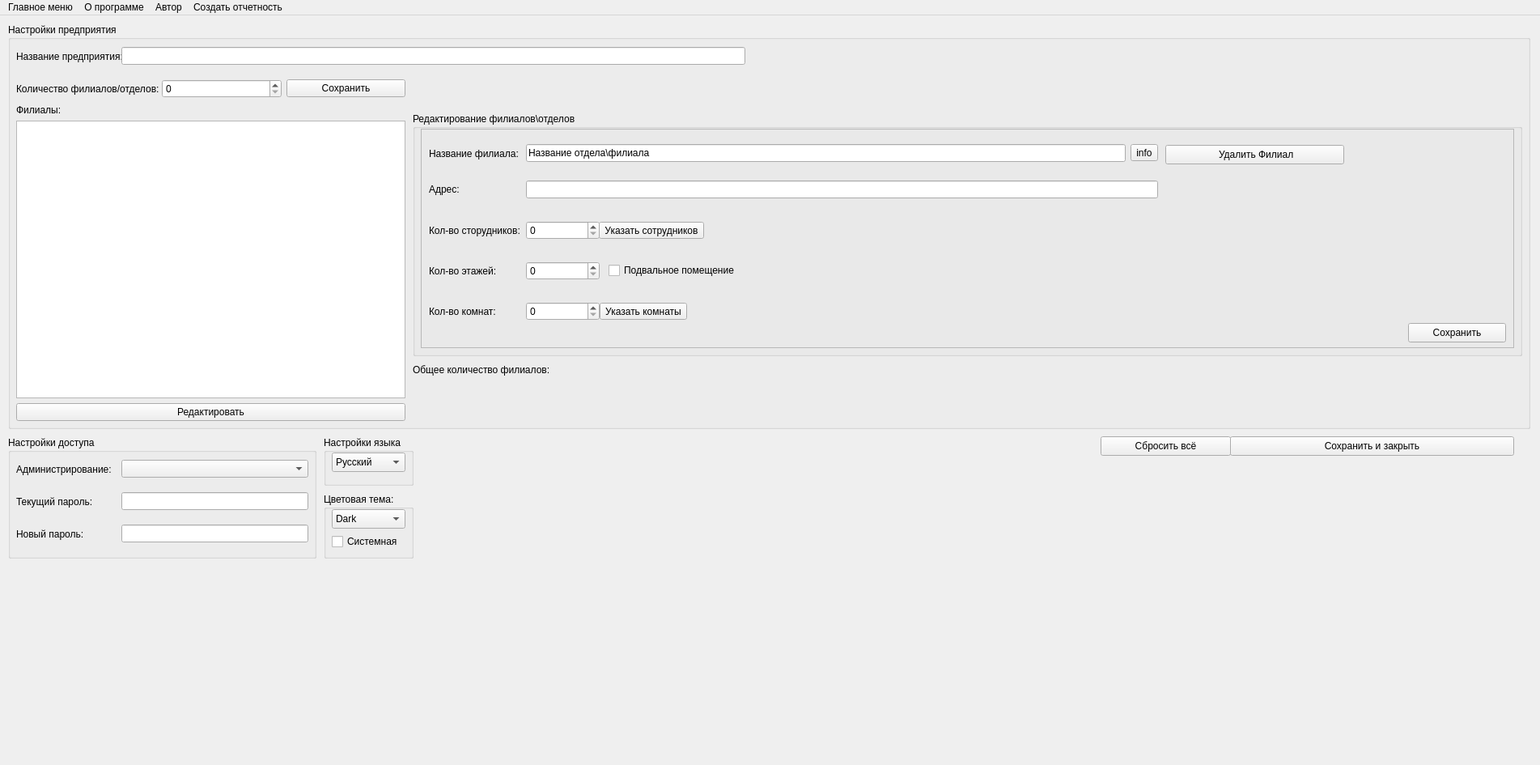
<?xml version="1.0" encoding="UTF-8"?>
<ui version="4.0">
 <class>MainWindow</class>
 <widget class="QMainWindow" name="MainWindow">
  <property name="geometry">
   <rect>
    <x>0</x>
    <y>0</y>
    <width>1903</width>
    <height>945</height>
   </rect>
  </property>
  <property name="windowTitle">
   <string>Настройки</string>
  </property>
  <widget class="QWidget" name="centralwidget">
   <widget class="QGroupBox" name="groupBox">
    <property name="geometry">
     <rect>
      <x>10</x>
      <y>10</y>
      <width>1881</width>
      <height>501</height>
     </rect>
    </property>
    <property name="title">
     <string>Настройки предприятия</string>
    </property>
    <widget class="QWidget" name="gridLayoutWidget">
     <property name="geometry">
      <rect>
       <x>10</x>
       <y>20</y>
       <width>131</width>
       <height>41</height>
      </rect>
     </property>
     <layout class="QGridLayout" name="gridLayout">
      <item row="0" column="0">
       <widget class="QLabel" name="label">
        <property name="text">
         <string>Название предприятия:</string>
        </property>
       </widget>
      </item>
     </layout>
    </widget>
    <widget class="QWidget" name="gridLayoutWidget_2">
     <property name="geometry">
      <rect>
       <x>140</x>
       <y>20</y>
       <width>771</width>
       <height>41</height>
      </rect>
     </property>
     <layout class="QGridLayout" name="gridLayout_2">
      <item row="0" column="0">
       <widget class="QLineEdit" name="lineEdit">
        <property name="text">
         <string/>
        </property>
       </widget>
      </item>
     </layout>
    </widget>
    <widget class="QWidget" name="gridLayoutWidget_3">
     <property name="geometry">
      <rect>
       <x>10</x>
       <y>60</y>
       <width>181</width>
       <height>41</height>
      </rect>
     </property>
     <layout class="QGridLayout" name="gridLayout_3">
      <item row="0" column="0">
       <widget class="QLabel" name="label_2">
        <property name="text">
         <string>Количество филиалов/отделов:</string>
        </property>
       </widget>
      </item>
     </layout>
    </widget>
    <widget class="QWidget" name="gridLayoutWidget_4">
     <property name="geometry">
      <rect>
       <x>190</x>
       <y>60</y>
       <width>301</width>
       <height>41</height>
      </rect>
     </property>
     <layout class="QGridLayout" name="gridLayout_4">
      <item row="0" column="0">
       <widget class="QSpinBox" name="spinBox"/>
      </item>
      <item row="0" column="1">
       <widget class="QPushButton" name="pushButton_6">
        <property name="text">
         <string>Сохранить</string>
        </property>
       </widget>
      </item>
     </layout>
    </widget>
    <widget class="QWidget" name="gridLayoutWidget_8">
     <property name="geometry">
      <rect>
       <x>10</x>
       <y>100</y>
       <width>481</width>
       <height>391</height>
      </rect>
     </property>
     <layout class="QGridLayout" name="gridLayout_8">
      <item row="2" column="0">
       <widget class="QPushButton" name="pushButton">
        <property name="text">
         <string>Редактировать</string>
        </property>
       </widget>
      </item>
      <item row="0" column="0">
       <widget class="QLabel" name="label_4">
        <property name="text">
         <string>Филиалы:</string>
        </property>
       </widget>
      </item>
      <item row="1" column="0">
       <widget class="QListWidget" name="listWidget"/>
      </item>
     </layout>
    </widget>
    <widget class="QGroupBox" name="groupBox_3">
     <property name="enabled">
      <bool>true</bool>
     </property>
     <property name="geometry">
      <rect>
       <x>500</x>
       <y>110</y>
       <width>1371</width>
       <height>301</height>
      </rect>
     </property>
     <property name="title">
      <string>Редактирование филиалов\отделов</string>
     </property>
     <widget class="QFrame" name="frame">
      <property name="enabled">
       <bool>true</bool>
      </property>
      <property name="geometry">
       <rect>
        <x>10</x>
        <y>20</y>
        <width>1351</width>
        <height>271</height>
       </rect>
      </property>
      <property name="font">
       <font>
        <kerning>true</kerning>
       </font>
      </property>
      <property name="frameShape">
       <enum>QFrame::Shape::StyledPanel</enum>
      </property>
      <property name="frameShadow">
       <enum>QFrame::Shadow::Raised</enum>
      </property>
      <widget class="QWidget" name="gridLayoutWidget_5">
       <property name="geometry">
        <rect>
         <x>10</x>
         <y>10</y>
         <width>121</width>
         <height>41</height>
        </rect>
       </property>
       <layout class="QGridLayout" name="gridLayout_5">
        <item row="0" column="0">
         <widget class="QLabel" name="label_3">
          <property name="text">
           <string>Название филиала:</string>
          </property>
         </widget>
        </item>
       </layout>
      </widget>
      <widget class="QWidget" name="gridLayoutWidget_6">
       <property name="geometry">
        <rect>
         <x>130</x>
         <y>10</y>
         <width>781</width>
         <height>41</height>
        </rect>
       </property>
       <layout class="QGridLayout" name="gridLayout_6">
        <item row="0" column="0">
         <widget class="QLineEdit" name="lineEdit_2">
          <property name="text">
           <string>Название отдела\филиала</string>
          </property>
         </widget>
        </item>
        <item row="0" column="1">
         <widget class="QToolButton" name="toolButton_3">
          <property name="text">
           <string>info</string>
          </property>
         </widget>
        </item>
       </layout>
      </widget>
      <widget class="QWidget" name="gridLayoutWidget_7">
       <property name="geometry">
        <rect>
         <x>10</x>
         <y>50</y>
         <width>121</width>
         <height>50</height>
        </rect>
       </property>
       <layout class="QGridLayout" name="gridLayout_7">
        <item row="1" column="0">
         <widget class="QLabel" name="label_11">
          <property name="text">
           <string>Адрес:</string>
          </property>
         </widget>
        </item>
       </layout>
      </widget>
      <widget class="QPushButton" name="pushButton_3">
       <property name="geometry">
        <rect>
         <x>920</x>
         <y>20</y>
         <width>221</width>
         <height>24</height>
        </rect>
       </property>
       <property name="text">
        <string> Удалить Филиал</string>
       </property>
      </widget>
      <widget class="QPushButton" name="pushButton_2">
       <property name="geometry">
        <rect>
         <x>1220</x>
         <y>240</y>
         <width>121</width>
         <height>24</height>
        </rect>
       </property>
       <property name="text">
        <string>Сохранить</string>
       </property>
      </widget>
      <widget class="QWidget" name="gridLayoutWidget_11">
       <property name="geometry">
        <rect>
         <x>10</x>
         <y>100</y>
         <width>121</width>
         <height>51</height>
        </rect>
       </property>
       <layout class="QGridLayout" name="gridLayout_11">
        <item row="1" column="0">
         <widget class="QLabel" name="label_5">
          <property name="text">
           <string>Кол-во сторудников:</string>
          </property>
         </widget>
        </item>
       </layout>
      </widget>
      <widget class="QWidget" name="gridLayoutWidget_12">
       <property name="geometry">
        <rect>
         <x>10</x>
         <y>150</y>
         <width>121</width>
         <height>51</height>
        </rect>
       </property>
       <layout class="QGridLayout" name="gridLayout_12">
        <item row="1" column="0">
         <widget class="QLabel" name="label_6">
          <property name="text">
           <string>Кол-во этажей:</string>
          </property>
         </widget>
        </item>
       </layout>
      </widget>
      <widget class="QWidget" name="gridLayoutWidget_14">
       <property name="geometry">
        <rect>
         <x>10</x>
         <y>200</y>
         <width>121</width>
         <height>51</height>
        </rect>
       </property>
       <layout class="QGridLayout" name="gridLayout_14">
        <item row="0" column="1">
         <widget class="QLabel" name="label_7">
          <property name="text">
           <string>Кол-во комнат:</string>
          </property>
         </widget>
        </item>
       </layout>
      </widget>
      <widget class="QWidget" name="gridLayoutWidget_15">
       <property name="geometry">
        <rect>
         <x>130</x>
         <y>50</y>
         <width>781</width>
         <height>51</height>
        </rect>
       </property>
       <layout class="QGridLayout" name="gridLayout_15">
        <item row="0" column="0">
         <widget class="QLineEdit" name="lineEdit_5"/>
        </item>
       </layout>
      </widget>
      <widget class="QWidget" name="gridLayoutWidget_10">
       <property name="geometry">
        <rect>
         <x>130</x>
         <y>100</y>
         <width>91</width>
         <height>51</height>
        </rect>
       </property>
       <layout class="QGridLayout" name="gridLayout_10">
        <item row="0" column="0">
         <widget class="QSpinBox" name="spinBox_3"/>
        </item>
       </layout>
      </widget>
      <widget class="QWidget" name="gridLayoutWidget_9">
       <property name="geometry">
        <rect>
         <x>130</x>
         <y>150</y>
         <width>91</width>
         <height>51</height>
        </rect>
       </property>
       <layout class="QGridLayout" name="gridLayout_9">
        <item row="0" column="0">
         <widget class="QSpinBox" name="spinBox_4"/>
        </item>
       </layout>
      </widget>
      <widget class="QWidget" name="gridLayoutWidget_13">
       <property name="geometry">
        <rect>
         <x>130</x>
         <y>200</y>
         <width>91</width>
         <height>51</height>
        </rect>
       </property>
       <layout class="QGridLayout" name="gridLayout_13">
        <item row="0" column="0">
         <widget class="QSpinBox" name="spinBox_2"/>
        </item>
       </layout>
      </widget>
      <widget class="QWidget" name="gridLayoutWidget_22">
       <property name="geometry">
        <rect>
         <x>220</x>
         <y>100</y>
         <width>131</width>
         <height>51</height>
        </rect>
       </property>
       <layout class="QGridLayout" name="gridLayout_23">
        <item row="0" column="0">
         <widget class="QToolButton" name="toolButton_2">
          <property name="text">
           <string>Указать сотрудников</string>
          </property>
         </widget>
        </item>
       </layout>
      </widget>
      <widget class="QWidget" name="gridLayoutWidget_23">
       <property name="geometry">
        <rect>
         <x>220</x>
         <y>200</y>
         <width>111</width>
         <height>51</height>
        </rect>
       </property>
       <layout class="QGridLayout" name="gridLayout_24">
        <item row="0" column="0">
         <widget class="QToolButton" name="toolButton_4">
          <property name="text">
           <string>Указать комнаты</string>
          </property>
         </widget>
        </item>
       </layout>
      </widget>
      <widget class="QWidget" name="gridLayoutWidget_24">
       <property name="geometry">
        <rect>
         <x>232</x>
         <y>150</y>
         <width>181</width>
         <height>51</height>
        </rect>
       </property>
       <layout class="QGridLayout" name="gridLayout_25">
        <item row="0" column="0">
         <widget class="QCheckBox" name="checkBox_2">
          <property name="text">
           <string>Подвальное помещение</string>
          </property>
         </widget>
        </item>
       </layout>
      </widget>
     </widget>
    </widget>
    <widget class="QLabel" name="label_12">
     <property name="geometry">
      <rect>
       <x>500</x>
       <y>420</y>
       <width>171</width>
       <height>16</height>
      </rect>
     </property>
     <property name="text">
      <string>Общее количество филиалов:</string>
     </property>
    </widget>
   </widget>
   <widget class="QPushButton" name="pushButton_4">
    <property name="geometry">
     <rect>
      <x>1520</x>
      <y>520</y>
      <width>351</width>
      <height>24</height>
     </rect>
    </property>
    <property name="text">
     <string>Сохранить и закрыть</string>
    </property>
   </widget>
   <widget class="QPushButton" name="pushButton_5">
    <property name="geometry">
     <rect>
      <x>1360</x>
      <y>520</y>
      <width>161</width>
      <height>24</height>
     </rect>
    </property>
    <property name="text">
     <string>Сбросить всё</string>
    </property>
   </widget>
   <widget class="QGroupBox" name="groupBox_2">
    <property name="geometry">
     <rect>
      <x>400</x>
      <y>520</y>
      <width>111</width>
      <height>61</height>
     </rect>
    </property>
    <property name="title">
     <string>Настройки языка</string>
    </property>
    <widget class="QComboBox" name="comboBox">
     <property name="geometry">
      <rect>
       <x>10</x>
       <y>20</y>
       <width>91</width>
       <height>24</height>
      </rect>
     </property>
     <item>
      <property name="text">
       <string>Русский</string>
      </property>
     </item>
     <item>
      <property name="text">
       <string>English</string>
      </property>
     </item>
    </widget>
   </widget>
   <widget class="QGroupBox" name="groupBox_4">
    <property name="geometry">
     <rect>
      <x>400</x>
      <y>590</y>
      <width>111</width>
      <height>81</height>
     </rect>
    </property>
    <property name="title">
     <string>Цветовая тема:</string>
    </property>
    <widget class="QComboBox" name="comboBox_2">
     <property name="geometry">
      <rect>
       <x>10</x>
       <y>20</y>
       <width>91</width>
       <height>24</height>
      </rect>
     </property>
     <item>
      <property name="text">
       <string>Dark</string>
      </property>
     </item>
     <item>
      <property name="text">
       <string>White</string>
      </property>
     </item>
    </widget>
    <widget class="QCheckBox" name="checkBox">
     <property name="geometry">
      <rect>
       <x>10</x>
       <y>50</y>
       <width>91</width>
       <height>20</height>
      </rect>
     </property>
     <property name="text">
      <string>Системная</string>
     </property>
    </widget>
   </widget>
   <widget class="QGroupBox" name="groupBox_5">
    <property name="geometry">
     <rect>
      <x>10</x>
      <y>520</y>
      <width>381</width>
      <height>151</height>
     </rect>
    </property>
    <property name="title">
     <string>Настройки доступа</string>
    </property>
    <widget class="QWidget" name="gridLayoutWidget_16">
     <property name="geometry">
      <rect>
       <x>10</x>
       <y>20</y>
       <width>131</width>
       <height>41</height>
      </rect>
     </property>
     <layout class="QGridLayout" name="gridLayout_16">
      <item row="0" column="0">
       <widget class="QLabel" name="label_8">
        <property name="text">
         <string>Администрирование:</string>
        </property>
       </widget>
      </item>
     </layout>
    </widget>
    <widget class="QWidget" name="gridLayoutWidget_17">
     <property name="geometry">
      <rect>
       <x>140</x>
       <y>20</y>
       <width>231</width>
       <height>41</height>
      </rect>
     </property>
     <layout class="QGridLayout" name="gridLayout_17">
      <item row="0" column="0">
       <widget class="QComboBox" name="comboBox_3"/>
      </item>
     </layout>
    </widget>
    <widget class="QWidget" name="gridLayoutWidget_18">
     <property name="geometry">
      <rect>
       <x>10</x>
       <y>60</y>
       <width>131</width>
       <height>41</height>
      </rect>
     </property>
     <layout class="QGridLayout" name="gridLayout_19">
      <item row="0" column="0">
       <widget class="QLabel" name="label_9">
        <property name="text">
         <string>Текущий пароль:</string>
        </property>
       </widget>
      </item>
     </layout>
    </widget>
    <widget class="QWidget" name="gridLayoutWidget_19">
     <property name="geometry">
      <rect>
       <x>140</x>
       <y>60</y>
       <width>231</width>
       <height>41</height>
      </rect>
     </property>
     <layout class="QGridLayout" name="gridLayout_20">
      <item row="0" column="0">
       <widget class="QLineEdit" name="lineEdit_3"/>
      </item>
     </layout>
    </widget>
    <widget class="QWidget" name="gridLayoutWidget_20">
     <property name="geometry">
      <rect>
       <x>10</x>
       <y>100</y>
       <width>131</width>
       <height>41</height>
      </rect>
     </property>
     <layout class="QGridLayout" name="gridLayout_21">
      <item row="0" column="0">
       <widget class="QLabel" name="label_10">
        <property name="text">
         <string>Новый пароль:</string>
        </property>
       </widget>
      </item>
     </layout>
    </widget>
    <widget class="QWidget" name="gridLayoutWidget_21">
     <property name="geometry">
      <rect>
       <x>140</x>
       <y>100</y>
       <width>231</width>
       <height>41</height>
      </rect>
     </property>
     <layout class="QGridLayout" name="gridLayout_22">
      <item row="0" column="0">
       <widget class="QLineEdit" name="lineEdit_4"/>
      </item>
     </layout>
    </widget>
   </widget>
  </widget>
  <widget class="QMenuBar" name="menuBar">
   <property name="geometry">
    <rect>
     <x>0</x>
     <y>0</y>
     <width>1903</width>
     <height>33</height>
    </rect>
   </property>
   <widget class="QMenu" name="menu_4">
    <property name="title">
     <string>О программе</string>
    </property>
    <addaction name="separator"/>
    <addaction name="action_7"/>
    <addaction name="action_8"/>
    <addaction name="action_9"/>
   </widget>
   <widget class="QMenu" name="menu_5">
    <property name="title">
     <string>Автор</string>
    </property>
    <addaction name="action_5"/>
    <addaction name="actionTelegram"/>
   </widget>
   <widget class="QMenu" name="menu">
    <property name="title">
     <string>Главное меню</string>
    </property>
   </widget>
   <widget class="QMenu" name="menu_2">
    <property name="title">
     <string>Создать отчетность</string>
    </property>
   </widget>
   <addaction name="menu"/>
   <addaction name="menu_4"/>
   <addaction name="menu_5"/>
   <addaction name="menu_2"/>
  </widget>
  <action name="action">
   <property name="text">
    <string>Русский</string>
   </property>
  </action>
  <action name="action_2">
   <property name="text">
    <string>Английский</string>
   </property>
  </action>
  <action name="action_3">
   <property name="text">
    <string>Светлая</string>
   </property>
  </action>
  <action name="action_4">
   <property name="text">
    <string>Темная</string>
   </property>
  </action>
  <action name="action_5">
   <property name="text">
    <string>GitHub</string>
   </property>
  </action>
  <action name="actionTelegram">
   <property name="text">
    <string>Telegram</string>
   </property>
  </action>
  <action name="action_7">
   <property name="text">
    <string>Версия</string>
   </property>
  </action>
  <action name="action_8">
   <property name="text">
    <string>Описание</string>
   </property>
  </action>
  <action name="action_9">
   <property name="text">
    <string>Исходный код</string>
   </property>
  </action>
 </widget>
 <resources/>
 <connections/>
</ui>
